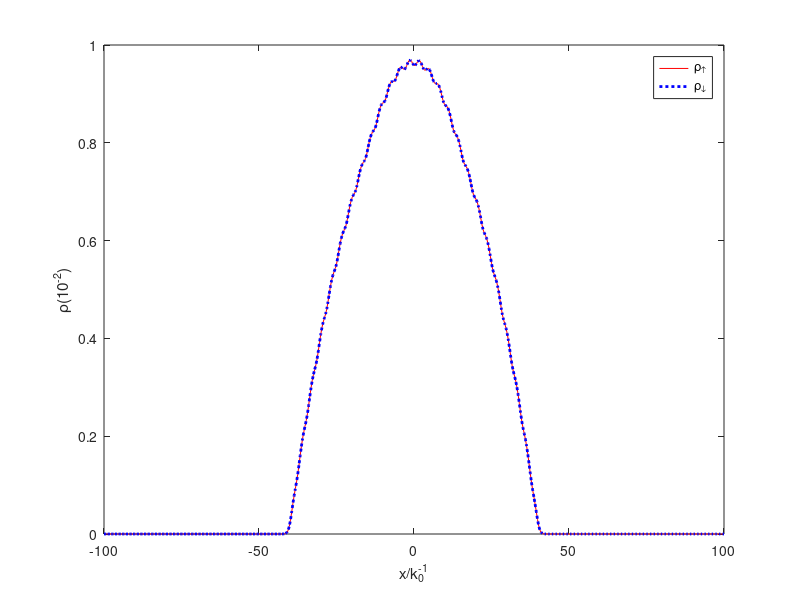
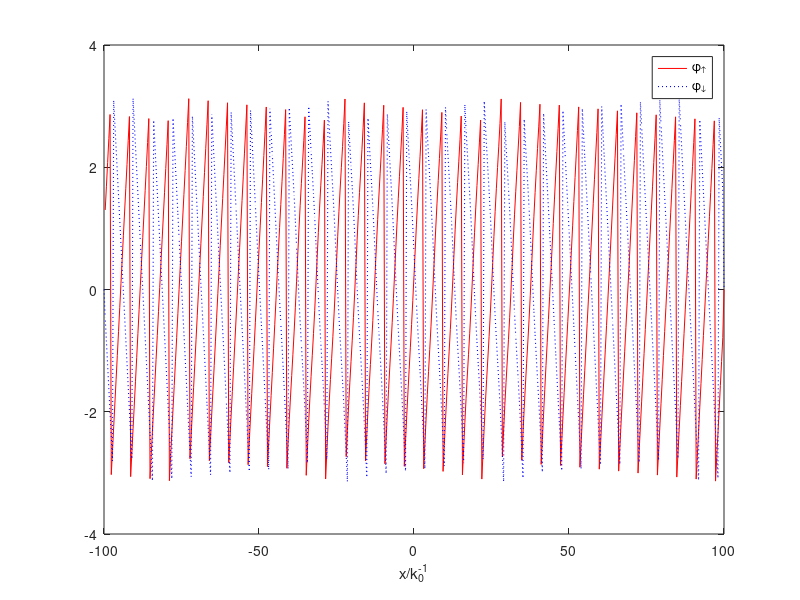
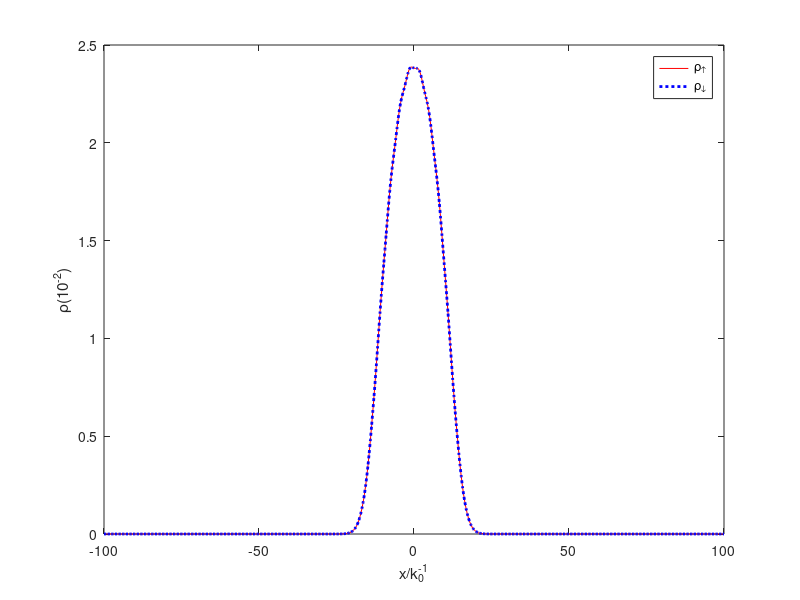
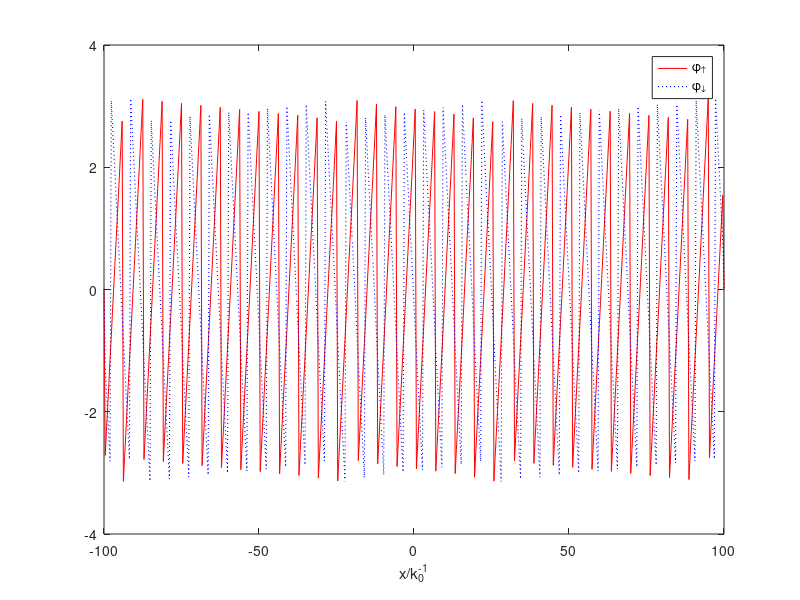

Recreate these plots in MATLAB, in order.
%% =========== omega = 0.01 ========================
% ============= 平面波相 =============================
% close all
DENA1 = dlmread('DENA1.DAT');
DENA2 = dlmread('DENA2.DAT');
DENB1 = dlmread('DENB1.DAT');
DENB2 = dlmread('DENB2.DAT');
PHASEA1 = dlmread('PHASEA1.DAT');
PHASEA2 = dlmread('PHASEA2.DAT');
PHASEB1 = dlmread('PHASEB1.DAT');
PHASEB2 = dlmread('PHASEB2.DAT');
x = linspace(-100, 100, 513);

figure(1);
% multiply with 100
plot(x, 100*DENA1, 'r-', x, 100*DENA2, 'b:', 'LineWidth', 2);
xlabel('x/k_0^{-1}');
ylabel('\rho(10^{-2})');
legend('\rho_\uparrow', '\rho_\downarrow');

%%
% close all
figure(2);
plot(x, PHASEA1, 'r-', x, PHASEA2, 'b:', 'LineWidth', 0.8);
xlabel('x/k_0^{-1}');
% ylabel('\phi');
legend('\phi_\uparrow', '\phi_\downarrow');

%% 
figure(3);
% multiply with 100
plot(x, 100*DENB1, 'r-', x, 100*DENB2, 'b:', 'LineWidth', 2);
xlabel('x/k_0^{-1}');
ylabel('\rho(10^{-2})');
legend('\rho_\uparrow', '\rho_\downarrow');

%% 
figure(4);
plot(x, PHASEB1, 'r-', x, PHASEB2, 'b:', 'LineWidth', 0.8);
xlabel('x/k_0^{-1}');
% ylabel('\phi');
legend('\phi_\uparrow', '\phi_\downarrow');